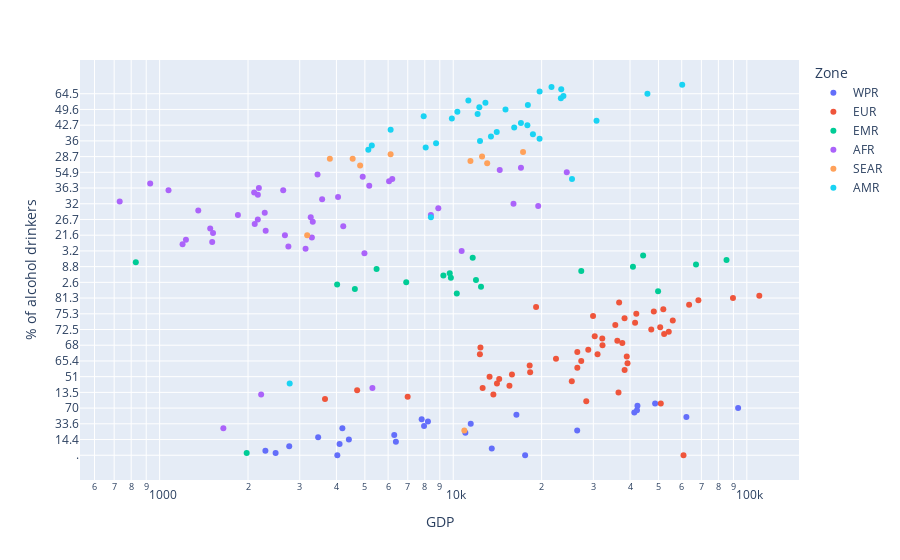

Source (notebook cell):
### Code cell
px.scatter(test[test.Sex == 'BTSX'], x='GDP', y= '% of alcohol drinkers', color = 'Zone', hover_name="Country", log_x = True)

### Figure 1 — Plotly figure (JSON) as saved in the notebook; plotly's stock layout.template omitted (floating-point values rounded to 4 significant figures)
{"data": [{"hovertemplate": "<b>%{hovertext}</b><br><br>Zone=WPR<br>GDP=%{x}<br>% of alcohol drinkers=%{y}<extra></extra>", "hovertext": ["Marshall Islands", "Palau", "Solomon Islands", "Kiribati", "Nauru", "Vanuatu", "Papua New Guinea", "Tonga", "Tuvalu", "Micronesia (Federated States of)", "Samoa", "Fiji", "Malaysia", "Cambodia", "Philippines", "Mongolia", "Viet Nam", "Lao People's Democratic Republic", "Brunei Darussalam", "China", "Japan", "Republic of Korea", "Singapore", "New Zealand", "Australia"], "legendgroup": "WPR", "marker": {"color": "#636efa", "symbol": "circle"}, "mode": "markers", "name": "WPR", "orientation": "h", "showlegend": true, "type": "scatter", "x": [4029.0, 17570.0, 2483.0, 2292.0, 13530.0, 2763.0, 4101.0, 6378.0, 4411.0, 3466.0, 6296.0, 11000.0, 26440.0, 4192.0, 7954.0, 11470.0, 8200.0, 7806.0, 62240.0, 16410.0, 41380.0, 42250.0, 93400.0, 42400.0, 48700.0], "xaxis": "x", "y": [".", ".", "0.7", "12.1", "22", "13.6", "13.7", "14.2", "14.4", "15.2", "16", "17.7", "29.6", "30.9", "33.1", "33.6", "99.4", "40", "33.3", "55.9", "57", "63.9", "70", "74.6", "79.4"], "yaxis": "y"}, {"hovertemplate": "<b>%{hovertext}</b><br><br>Zone=EUR<br>GDP=%{x}<br>% of alcohol drinkers=%{y}<extra></extra>", "hovertext": ["San Marino", "Turkey", "Tajikistan", "Uzbekistan", "Azerbaijan", "Slovenia", "Kyrgyzstan", "Armenia", "Turkmenistan", "Georgia", "Kazakhstan", "Bosnia and Herzegovina", "Albania", "The former Yugoslav Republic of Macedonia", "Montenegro", "Israel", "Croatia", "Serbia", "Malta", "Greece", "Bulgaria", "Italy", "Hungary", "Republic of Moldova", "Russian Federation", "Romania", "Ukraine", "Poland", "Cyprus", "Spain", "Portugal", "Slovakia", "Iceland", "Netherlands", "Finland", "Sweden", "Estonia", "United Kingdom of Great Britain and Northern Ireland", "Denmark", "Czechia", "Latvia", "France", "Belgium", "Austria", "Belarus", "Norway", "Germany", "Lithuania", "Switzerland", "Ireland", "Luxembourg"], "legendgroup": "EUR", "marker": {"color": "#EF553B", "symbol": "circle"}, "mode": "markers", "name": "EUR", "orientation": "h", "showlegend": true, "type": "scatter", "x": [60850.0, 28380.0, 3658.0, 6994.0, 13700.0, 36550.0, 4707.0, 12590.0, 15540.0, 14090.0, 25340.0, 14340.0, 13300.0, 15850.0, 18280.0, 38340.0, 26470.0, 18210.0, 39220.0, 27290.0, 22380.0, 38990.0, 31010.0, 12320.0, 26460.0, 28830.0, 12380.0, 32240.0, 37660.0, 36220.0, 32180.0, 30330.0, 52280.0, 54210.0, 47260.0, 50680.0, 35640.0, 41630.0, 55940.0, 38320.0, 29930.0, 42030.0, 48210.0, 51940.0, 19150.0, 63590.0, 50920.0, 36730.0, 68390.0, 89690.0, 110300.0], "xaxis": "x", "y": [".", "6.9", "20.7", "20.8", "21.9", "13.5", "25.9", "26", "30.4", "35.1", "39.9", "47.9", "51", "53.7", "54", "55", "59.7", "60", "63", "65.4", "66", "67.8", "66.6", "66.6", "58.1", "67.2", "61.8", "68", "68.8", "68.6", "69.2", "71.3", "71.5", "72.1", "72.5", "73", "72.8", "73.4", "74.4", "75.4", "75", "75.3", "76.5", "78.1", "73.6", "79", "79.4", "79.1", "81.2", "81.3", "91.8"], "yaxis": "y"}, {"hovertemplate": "<b>%{hovertext}</b><br><br>Zone=EMR<br>GDP=%{x}<br>% of alcohol drinkers=%{y}<extra></extra>", "hovertext": ["Libya", "Kuwait", "Afghanistan", "Pakistan", "Iran (Islamic Republic of)", "Sudan", "Morocco", "Egypt", "Jordan", "Iraq", "Tunisia", "Oman", "Djibouti", "Bahrain", "United Arab Emirates", "Somalia", "Qatar", "Lebanon", "Saudi Arabia"], "legendgroup": "EMR", "marker": {"color": "#00cc96", "symbol": "circle"}, "mode": "markers", "name": "EMR", "orientation": "h", "showlegend": true, "type": "scatter", "x": [10280.0, 49850.0, 1979.0, 4623.0, 12430.0, 4023.0, 6916.0, 11950.0, 9817.0, 9255.0, 9728.0, 27290.0, 5481.0, 40930.0, 67120.0, 829.6, 85270.0, 11650.0, 44330.0], "xaxis": "x", "y": ["0.1", "0.6", "0.7", "1.2", "3.5", "2.3", "2.6", "2.8", "3", "3.1", "5.2", "8.3", "19.7", "8.8", "18.5", "31", "45.6", "6.1", "5.8"], "yaxis": "y"}, {"hovertemplate": "<b>%{hovertext}</b><br><br>Zone=AFR<br>GDP=%{x}<br>% of alcohol drinkers=%{y}<extra></extra>", "hovertext": ["Mauritania", "Algeria", "Comoros", "Zimbabwe", "Niger", "Madagascar", "Mozambique", "Senegal", "Guinea", "Mali", "Chad", "Ethiopia", "Malawi", "Kenya", "Togo", "Benin", "Ghana", "Gambia", "Zambia", "Guinea-Bissau", "Eswatini", "Lesotho", "Liberia", "Namibia", "Sierra Leone", "Mauritius", "Botswana", "Burundi", "Cameroon", "Sao Tome and Principe", "Burkina Faso", "Rwanda", "Democratic Republic of the Congo", "Uganda", "United Republic of Tanzania", "Côte d’Ivoire", "Central African Republic", "Cabo Verde", "Angola", "Nigeria", "Congo", "Seychelles", "Gabon", "Equatorial Guinea"], "legendgroup": "AFR", "marker": {"color": "#ab63fa", "symbol": "circle"}, "mode": "markers", "name": "AFR", "orientation": "h", "showlegend": true, "type": "scatter", "x": [4983.0, 10680.0, 3141.0, 2745.0, 1197.0, 1510.0, 1229.0, 3300.0, 2671.0, 2217.0, 1520.0, 2297.0, 1487.0, 4220.0, 2108.0, 3323.0, 5305.0, 2159.0, 3270.0, 1847.0, 8393.0, 2280.0, 1354.0, 8894.0, 1648.0, 19470.0, 16040.0, 731.1, 3576.0, 4052.0, 2161.0, 2099.0, 1072.0, 2178.0, 2635.0, 5174.0, 928.6, 6045.0, 6198.0, 4917.0, 3449.0, 24360.0, 14400.0, 17010.0], "xaxis": "x", "y": ["0.9", "3.2", "4.1", "17.6", "20.2", "20.9", "21", "21.1", "21.6", "21.9", "22.4", "22.6", "23.7", "23.9", "25.7", "26.1", "26", "26.7", "27.3", "28.8", "28.8", "17.8", "30.8", "30.3", "30.9", "31.2", "32", "31.6", "33.8", "34", "36.9", "35", "36.4", "36.3", "36.4", "38.5", "37.6", "39.4", "47.7", "52.6", "51.7", "54.9", "66.5", "72.9"], "yaxis": "y"}, {"hovertemplate": "<b>%{hovertext}</b><br><br>Zone=SEAR<br>GDP=%{x}<br>% of alcohol drinkers=%{y}<extra></extra>", "hovertext": ["Bangladesh", "Maldives", "Timor-Leste", "Indonesia", "Myanmar", "Nepal", "Bhutan", "Sri Lanka", "India", "Thailand"], "legendgroup": "SEAR", "marker": {"color": "#FFA15A", "symbol": "circle"}, "mode": "markers", "name": "SEAR", "orientation": "h", "showlegend": true, "type": "scatter", "x": [4818.0, 13050.0, 3181.0, 11440.0, 4544.0, 3800.0, 10910.0, 12540.0, 6118.0, 17290.0], "xaxis": "x", "y": ["2.2", "7.9", "21.6", "22.7", "27.1", "27.1", "29.6", "28.7", "38.8", "40.9"], "yaxis": "y"}, {"hovertemplate": "<b>%{hovertext}</b><br><br>Zone=AMR<br>GDP=%{x}<br>% of alcohol drinkers=%{y}<extra></extra>", "hovertext": ["Guatemala", "Honduras", "El Salvador", "Nicaragua", "Jamaica", "Haiti", "Paraguay", "Costa Rica", "Colombia", "Guyana", "Brazil", "Belize", "Suriname", "Mexico", "Dominican Republic", "Bahamas", "Dominica", "Bolivia (Plurinational State of)", "Saint Vincent and the Grenadines", "Ecuador", "Panama", "Grenada", "Saint Lucia", "Antigua and Barbuda", "Barbados", "Peru", "Saint Kitts and Nevis", "Trinidad and Tobago", "Canada", "Argentina", "Chile", "Uruguay", "United States of America"], "legendgroup": "AMR", "marker": {"color": "#19d3f3", "symbol": "circle"}, "mode": "markers", "name": "AMR", "orientation": "h", "showlegend": true, "type": "scatter", "x": [8393.0, 5138.0, 8057.0, 5280.0, 8742.0, 2773.0, 12340.0, 19680.0, 13440.0, 18680.0, 14060.0, 6120.0, 16130.0, 17890.0, 17000.0, 30760.0, 9891.0, 7932.0, 12110.0, 10330.0, 25380.0, 15070.0, 12270.0, 17960.0, 12870.0, 11260.0, 23260.0, 23730.0, 45860.0, 19690.0, 23320.0, 21610.0, 60240.0], "xaxis": "x", "y": ["27.3", "29.8", "29.4", "32.5", "34.9", "35.1", "36", "36.6", "38.3", "39.1", "40.3", "41.5", "42.2", "42.7", "43", "43.8", "45.2", "45.4", "46.6", "46.5", "47.7", "49.6", "49.7", "49.4", "50.5", "53.2", "54.8", "58.7", "64.5", "67.4", "67.6", "68.9", "71.7"], "yaxis": "y"}], "layout": {"legend": {"title": {"text": "Zone"}, "tracegroupgap": 0}, "margin": {"t": 60}, "xaxis": {"anchor": "y", "domain": [0, 1], "title": {"text": "GDP"}, "type": "log"}, "yaxis": {"anchor": "x", "domain": [0, 1], "title": {"text": "% of alcohol drinkers"}}}}
